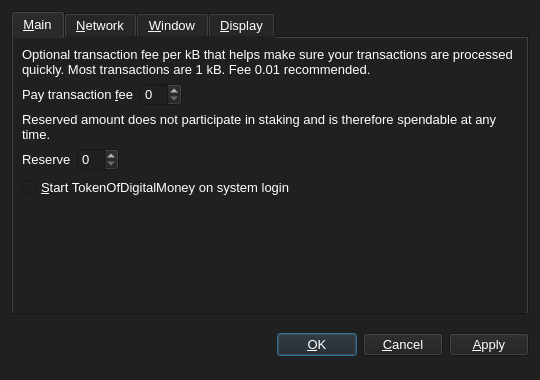
<?xml version="1.0" encoding="UTF-8"?>
<ui version="4.0">
 <class>OptionsDialog</class>
 <widget class="QDialog" name="OptionsDialog">
  <property name="geometry">
   <rect>
    <x>0</x>
    <y>0</y>
    <width>540</width>
    <height>380</height>
   </rect>
  </property>
  <property name="windowTitle">
   <string>Options</string>
  </property>
  <property name="styleSheet">
   <string notr="true">background-color: rgb(32, 32, 32);
color: rgb(255, 255, 255);</string>
  </property>
  <property name="modal">
   <bool>true</bool>
  </property>
  <layout class="QVBoxLayout" name="verticalLayout">
   <item>
    <widget class="QTabWidget" name="tabWidget">
     <property name="font">
      <font>
       <pointsize>10</pointsize>
      </font>
     </property>
     <property name="tabPosition">
      <enum>QTabWidget::North</enum>
     </property>
     <property name="currentIndex">
      <number>0</number>
     </property>
     <widget class="QWidget" name="tabMain">
      <attribute name="title">
       <string>&amp;Main</string>
      </attribute>
      <layout class="QGridLayout" name="gridLayout">
       <item row="0" column="0" colspan="2">
        <widget class="QLabel" name="transactionFeeInfoLabel">
         <property name="font">
          <font>
           <pointsize>10</pointsize>
          </font>
         </property>
         <property name="text">
          <string>Optional transaction fee per kB that helps make sure your transactions are processed quickly. Most transactions are 1 kB. Fee 0.01 recommended.</string>
         </property>
         <property name="textFormat">
          <enum>Qt::PlainText</enum>
         </property>
         <property name="wordWrap">
          <bool>true</bool>
         </property>
        </widget>
       </item>
       <item row="1" column="0">
        <layout class="QHBoxLayout" name="horizontalLayoutFee">
         <item>
          <widget class="QLabel" name="transactionFeeLabel">
           <property name="font">
            <font>
             <pointsize>10</pointsize>
            </font>
           </property>
           <property name="text">
            <string>Pay transaction &amp;fee</string>
           </property>
           <property name="textFormat">
            <enum>Qt::PlainText</enum>
           </property>
           <property name="buddy">
            <cstring>transactionFee</cstring>
           </property>
          </widget>
         </item>
         <item>
          <widget class="TokenOfDigitalMoneyAmountField" name="transactionFee">
           <property name="font">
            <font>
             <pointsize>10</pointsize>
            </font>
           </property>
          </widget>
         </item>
         <item>
          <spacer name="horizontalSpacerFee">
           <property name="orientation">
            <enum>Qt::Horizontal</enum>
           </property>
           <property name="sizeHint" stdset="0">
            <size>
             <width>40</width>
             <height>20</height>
            </size>
           </property>
          </spacer>
         </item>
        </layout>
       </item>
       <item row="2" column="0" colspan="2">
        <widget class="QLabel" name="reserveBalanceInfoLabel">
         <property name="font">
          <font>
           <pointsize>10</pointsize>
          </font>
         </property>
         <property name="text">
          <string>Reserved amount does not participate in staking and is therefore spendable at any time.</string>
         </property>
         <property name="textFormat">
          <enum>Qt::PlainText</enum>
         </property>
         <property name="wordWrap">
          <bool>true</bool>
         </property>
        </widget>
       </item>
       <item row="3" column="0">
        <layout class="QHBoxLayout" name="horizontalLayoutReserveBalance">
         <item>
          <widget class="QLabel" name="reserveBalanceLabel">
           <property name="font">
            <font>
             <pointsize>10</pointsize>
            </font>
           </property>
           <property name="text">
            <string>Reserve</string>
           </property>
           <property name="textFormat">
            <enum>Qt::PlainText</enum>
           </property>
           <property name="buddy">
            <cstring>reserveBalance</cstring>
           </property>
          </widget>
         </item>
         <item>
          <widget class="TokenOfDigitalMoneyAmountField" name="reserveBalance">
           <property name="font">
            <font>
             <pointsize>10</pointsize>
            </font>
           </property>
          </widget>
         </item>
         <item>
          <spacer name="horizontalSpacerReserveBalance">
           <property name="orientation">
            <enum>Qt::Horizontal</enum>
           </property>
           <property name="sizeHint" stdset="0">
            <size>
             <width>40</width>
             <height>20</height>
            </size>
           </property>
          </spacer>
         </item>
        </layout>
       </item>
       <item row="4" column="0">
        <widget class="QCheckBox" name="bitcoinAtStartup">
         <property name="font">
          <font>
           <pointsize>10</pointsize>
          </font>
         </property>
         <property name="toolTip">
          <string>Automatically start TokenOfDigitalMoney after logging in to the system.</string>
         </property>
         <property name="text">
          <string>&amp;Start TokenOfDigitalMoney on system login</string>
         </property>
        </widget>
       </item>
       <item row="5" column="0">
        <spacer name="verticalSpacer_Main">
         <property name="orientation">
          <enum>Qt::Vertical</enum>
         </property>
         <property name="sizeHint" stdset="0">
          <size>
           <width>20</width>
           <height>40</height>
          </size>
         </property>
        </spacer>
       </item>
      </layout>
     </widget>
     <widget class="QWidget" name="tabNetwork">
      <attribute name="title">
       <string>&amp;Network</string>
      </attribute>
      <layout class="QVBoxLayout" name="verticalLayout_Network">
       <item>
        <widget class="QCheckBox" name="mapPortUpnp">
         <property name="font">
          <font>
           <pointsize>10</pointsize>
          </font>
         </property>
         <property name="toolTip">
          <string>Automatically open the TokenOfDigitalMoney client port on the router. This only works when your router supports UPnP and it is enabled.</string>
         </property>
         <property name="text">
          <string>Map port using &amp;UPnP</string>
         </property>
        </widget>
       </item>
       <item>
        <spacer name="verticalSpacer_Network">
         <property name="orientation">
          <enum>Qt::Vertical</enum>
         </property>
         <property name="sizeHint" stdset="0">
          <size>
           <width>20</width>
           <height>40</height>
          </size>
         </property>
        </spacer>
       </item>
      </layout>
     </widget>
     <widget class="QWidget" name="tabWindow">
      <attribute name="title">
       <string>&amp;Window</string>
      </attribute>
      <layout class="QVBoxLayout" name="verticalLayout_Window">
       <item>
        <widget class="QCheckBox" name="minimizeToTray">
         <property name="font">
          <font>
           <pointsize>10</pointsize>
          </font>
         </property>
         <property name="toolTip">
          <string>Show only a tray icon after minimizing the window.</string>
         </property>
         <property name="text">
          <string>&amp;Minimize to the tray instead of the taskbar</string>
         </property>
        </widget>
       </item>
       <item>
        <widget class="QCheckBox" name="minimizeOnClose">
         <property name="font">
          <font>
           <pointsize>10</pointsize>
          </font>
         </property>
         <property name="toolTip">
          <string>Minimize instead of exit the application when the window is closed. When this option is enabled, the application will be closed only after selecting Quit in the menu.</string>
         </property>
         <property name="text">
          <string>M&amp;inimize on close</string>
         </property>
        </widget>
       </item>
       <item>
        <spacer name="verticalSpacer_Window">
         <property name="orientation">
          <enum>Qt::Vertical</enum>
         </property>
         <property name="sizeHint" stdset="0">
          <size>
           <width>20</width>
           <height>40</height>
          </size>
         </property>
        </spacer>
       </item>
      </layout>
     </widget>
     <widget class="QWidget" name="tabDisplay">
      <attribute name="title">
       <string>&amp;Display</string>
      </attribute>
      <layout class="QVBoxLayout" name="verticalLayout_Display">
       <item>
        <layout class="QHBoxLayout" name="horizontalLayout_1_Display">
         <item>
          <widget class="QLabel" name="langLabel">
           <property name="font">
            <font>
             <pointsize>10</pointsize>
            </font>
           </property>
           <property name="text">
            <string>User Interface &amp;language:</string>
           </property>
           <property name="textFormat">
            <enum>Qt::PlainText</enum>
           </property>
           <property name="buddy">
            <cstring>lang</cstring>
           </property>
          </widget>
         </item>
         <item>
          <widget class="QValueComboBox" name="lang">
           <property name="font">
            <font>
             <pointsize>10</pointsize>
            </font>
           </property>
           <property name="toolTip">
            <string>The user interface language can be set here. This setting will take effect after restarting TokenOfDigitalMoney.</string>
           </property>
          </widget>
         </item>
        </layout>
       </item>
       <item>
        <layout class="QHBoxLayout" name="horizontalLayout_2_Display">
         <item>
          <widget class="QLabel" name="unitLabel">
           <property name="font">
            <font>
             <pointsize>10</pointsize>
            </font>
           </property>
           <property name="text">
            <string>&amp;Unit to show amounts in:</string>
           </property>
           <property name="textFormat">
            <enum>Qt::PlainText</enum>
           </property>
           <property name="buddy">
            <cstring>unit</cstring>
           </property>
          </widget>
         </item>
         <item>
          <widget class="QValueComboBox" name="unit">
           <property name="font">
            <font>
             <pointsize>10</pointsize>
            </font>
           </property>
           <property name="toolTip">
            <string>Choose the default subdivision unit to show in the interface and when sending coins.</string>
           </property>
          </widget>
         </item>
        </layout>
       </item>
       <item>
        <widget class="QCheckBox" name="coinControlFeatures">
         <property name="font">
          <font>
           <pointsize>10</pointsize>
          </font>
         </property>
         <property name="toolTip">
          <string>Whether to show coin control features or not.</string>
         </property>
         <property name="text">
          <string>Display coin &amp;control features (experts only!)</string>
         </property>
        </widget>
       </item>
       <item>
        <widget class="QCheckBox" name="useDarkTheme">
         <property name="font">
          <font>
           <pointsize>10</pointsize>
          </font>
         </property>
         <property name="text">
          <string>Use Dark Visual theme (requires restart)</string>
         </property>
        </widget>
       </item>
       <item>
        <spacer name="verticalSpacer_Display">
         <property name="orientation">
          <enum>Qt::Vertical</enum>
         </property>
         <property name="sizeHint" stdset="0">
          <size>
           <width>20</width>
           <height>40</height>
          </size>
         </property>
        </spacer>
       </item>
      </layout>
     </widget>
    </widget>
   </item>
   <item>
    <layout class="QHBoxLayout" name="horizontalLayout_Buttons">
     <item>
      <spacer name="horizontalSpacer_1">
       <property name="orientation">
        <enum>Qt::Horizontal</enum>
       </property>
       <property name="sizeHint" stdset="0">
        <size>
         <width>40</width>
         <height>48</height>
        </size>
       </property>
      </spacer>
     </item>
     <item>
      <widget class="QLabel" name="statusLabel">
       <property name="font">
        <font>
         <weight>75</weight>
         <bold>true</bold>
        </font>
       </property>
       <property name="text">
        <string/>
       </property>
       <property name="textFormat">
        <enum>Qt::PlainText</enum>
       </property>
       <property name="wordWrap">
        <bool>true</bool>
       </property>
      </widget>
     </item>
     <item>
      <spacer name="horizontalSpacer_2">
       <property name="orientation">
        <enum>Qt::Horizontal</enum>
       </property>
       <property name="sizeHint" stdset="0">
        <size>
         <width>40</width>
         <height>48</height>
        </size>
       </property>
      </spacer>
     </item>
     <item>
      <widget class="QPushButton" name="okButton">
       <property name="font">
        <font>
         <pointsize>10</pointsize>
        </font>
       </property>
       <property name="text">
        <string>&amp;OK</string>
       </property>
      </widget>
     </item>
     <item>
      <widget class="QPushButton" name="cancelButton">
       <property name="font">
        <font>
         <pointsize>10</pointsize>
        </font>
       </property>
       <property name="text">
        <string>&amp;Cancel</string>
       </property>
       <property name="autoDefault">
        <bool>false</bool>
       </property>
      </widget>
     </item>
     <item>
      <widget class="QPushButton" name="applyButton">
       <property name="font">
        <font>
         <pointsize>10</pointsize>
        </font>
       </property>
       <property name="text">
        <string>&amp;Apply</string>
       </property>
       <property name="autoDefault">
        <bool>false</bool>
       </property>
      </widget>
     </item>
    </layout>
   </item>
  </layout>
 </widget>
 <customwidgets>
  <customwidget>
   <class>TokenOfDigitalMoneyAmountField</class>
   <extends>QSpinBox</extends>
   <header>bitcoinamountfield.h</header>
   <container>1</container>
  </customwidget>
  <customwidget>
   <class>QValueComboBox</class>
   <extends>QComboBox</extends>
   <header>qvaluecombobox.h</header>
  </customwidget>
 </customwidgets>
 <resources/>
 <connections/>
</ui>
